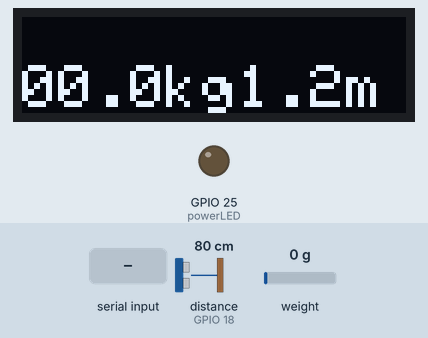
Recording of a sketch running on a simulated ESP32. Shown: 128×32 one-colour display, output pins drawn as LEDs (lit = HIGH). Wiring (inferred from the names in the program): ultrasonic range finder: trigger GPIO 5; echo GPIO 18. The test bench sets the inputs (shaded band); at power-on: distance to the obstacle (sensor on GPIO 18) 80 cm, weight on the scale 0 g. The echo pulse lasts 58.3 µs per cm; nothing arrives over Bluetooth unless stated; pins used as bus, display or sensor lines are not drawn; what the sketch prints to the serial monitor is not drawn.

Above: at 4.1 s.
4.2 s: distance to the obstacle (sensor on GPIO 18) set to 2 cm
At 4.6 s:
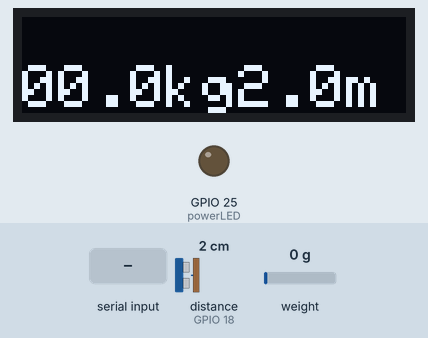
5.7 s: weight on the scale set to 100 g
At 6.9 s:
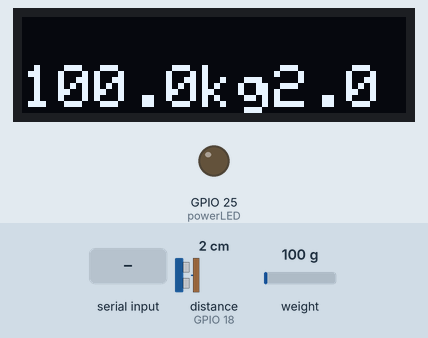
7.2 s: distance to the obstacle (sensor on GPIO 18) set to 9 cm
At 8.2 s:
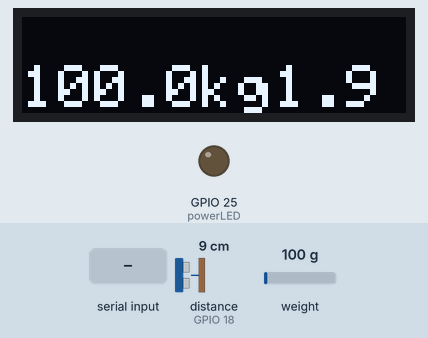
8.7 s: "t" received over Serial
At 9.6 s:
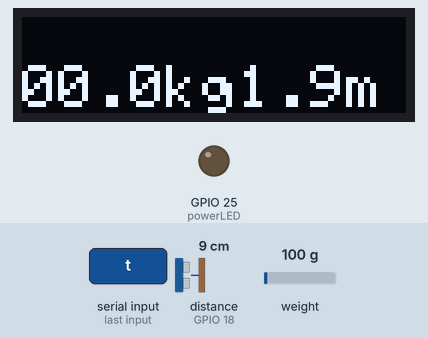
10.2 s: weight on the scale set to 1250 g
At 11.2 s:
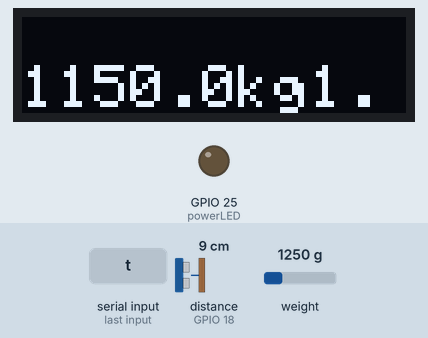
11.7 s: distance to the obstacle (sensor on GPIO 18) set to 4 cm
At 12.4 s:
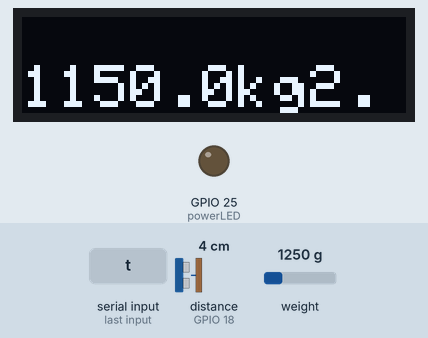
Timing chart, 0 to 14.2 s (numbered marks = the images above; inputs shaded):
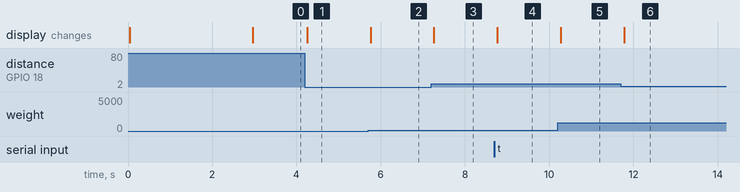

Measured:
- after the input at 4.2 s, the display: changes after 0.06 s (image 1)
- after the input at 5.7 s, the display: changes after 0.06 s (image 2)
- after the input at 7.2 s, the display: changes after 0.06 s (image 3)
- after the input at 8.7 s, the display: changes after 0.07 s (image 4)
- after the input at 10.2 s, the display: changes after 0.08 s (image 5)
- after the input at 11.7 s, the display: changes after 0.08 s (image 6)

The sketch:

mcu_project_code.ino
```cpp
#include <HX711_ADC.h>
#include <Arduino.h>
#include <soc/rtc.h>
#include <SPI.h>
#include <Wire.h>
#include <Adafruit_GFX.h>
#include <Adafruit_SSD1306.h>
#include "BluetoothSerial.h"

#define SCREEN_WIDTH 128 // OLED display width, in pixels
#define SCREEN_HEIGHT 32 // OLED display height, in pixels
#define SCREEN_ADDRESS 0x3C ///< See datasheet for Address; 0x3D for 128x64, 0x3C for 128x32


//HX711 pins & settings
const int HX711_datapin = 32;
const int HX711_sckpin = 33;
const int CALIBRATION_FACTOR = 228.23;
float weight;
unsigned long t = 0;

HX711_ADC loadcell(HX711_datapin, HX711_sckpin);

//HC-SR04 pins & settings
const int trigPin = 5;
const int echoPin = 18;
long duration;
volatile float height = 0;
volatile float distance = 0;
float fixedDistance = 200;  //distance to set sensor in, in meters

//OLED pins & settings
//const int OLED_sck = 22;
//const int OLED_sda = 21;
Adafruit_SSD1306 display(SCREEN_WIDTH, SCREEN_HEIGHT, &Wire, -1);

//Bluetooth settings
BluetoothSerial espBt;

//bmi calc variables
volatile float bmi = 0;

const int powerLED = 25;

void setup() {
  // put your setup code here, to run once:

  //Serial monitor setup
  Serial.begin(115200);
  delay(10);

  //OLED setup
  display.begin(SSD1306_SWITCHCAPVCC,0x3C);
  delay(500);  //delay for stability
  display.clearDisplay();
  display.setTextColor(WHITE);

  //HX711 setup
  Serial.println("Initializing scale"); //serial testing
  loadcell.begin();
  unsigned long stabilizingtime = 2000; // preciscion right after power-up can be improved by adding a few seconds of stabilizing time
  boolean _tare = true; //set this to false if you don't want tare to be performed in the next step (at start)
  loadcell.start(stabilizingtime, _tare);
  loadcell.setCalFactor(CALIBRATION_FACTOR);

  //HC-SR04 setup
  pinMode(trigPin, OUTPUT); // Sets the trigPin as an Output
  pinMode(echoPin, INPUT); // Sets the echoPin as an Input

  //bluetooth setup
  espBt.begin("BMI_scale"); //bt name

  //pin setup
  pinMode (powerLED, OUTPUT);

}

void loop() {
  // put your main code here, to run repeatedly:

  //powerLED
  //digitalWrite(powerLED, HIGH);

  //func to read serial monitor for tare request from app

  //weight data loop
  static boolean newWeight = 0; //false initial boolean argument
  const int serialPrintInterval = 0; //increase value to slow down serial print - testing
  if (loadcell.update()) newWeight = true; //checks for new data
  if (newWeight) {
    if (millis() > t + serialPrintInterval) {
      weight = loadcell.getData();
      if (weight < 0){
        weight = 0;
      }
      Serial.print("Load_cell output val: "); //serial testing
      Serial.println(weight);
      //oledDisplay(weight);  //call to method to update oled display
                                    //send data through bluetooth
      newWeight = 0;
      t = millis();

      //height data loop
      digitalWrite(trigPin, LOW);         //send a pulse
      delayMicroseconds(2);
      digitalWrite(trigPin, HIGH);
      delayMicroseconds(10);
      digitalWrite(trigPin, LOW);

      duration = pulseIn(echoPin, HIGH);  //measure response
      distance = duration*0.034/2;         //D = S x T
      height = (200.0 - distance) / 100;
      Serial.print("Height output val: "); //serial testing
      Serial.println(height);

      oledDisplay(weight, height); //call to method to update oled display
    }
  }

  //bmiCalc(weight, height);
  espBt.println(bmiCalc(weight, height), 1);

//  float bmi = bmiWeight / (1.78*1.78);
 // Serial.print(bmi);
  //delay (500);

  //command from serial terminal, send 't' to tare scale
  if (Serial.available() > 0) {
    char inByte = Serial.read();
    if (inByte == 't') loadcell.tareNoDelay();
  }
}

void oledDisplay (float value1, float value2) {
  display.clearDisplay();
  display.setCursor(0, 16);
  display.setFont();
  display.setTextSize(2);
  display.setTextColor(WHITE);
  if(value1 < 10){
    display.print("0");
    display.print(value1, 1);
    display.print("kg");
  } else {
    display.print(value1, 1);
    display.print("kg");
  }
  display.print(value2, 1);
  display.print("m");
  display.display();
}

float bmiCalc(float weight, float height) {
  bmi = weight / (height*height);
  return bmi;
}
```
